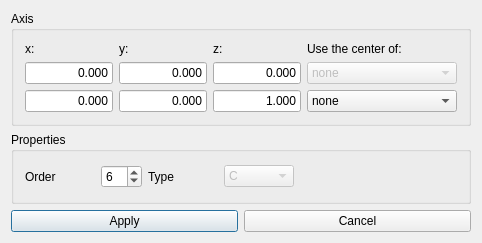
<?xml version="1.0" encoding="UTF-8"?>
<ui version="4.0">
 <class>dlg_symmetry</class>
 <widget class="QDialog" name="dlg_symmetry">
  <property name="geometry">
   <rect>
    <x>0</x>
    <y>0</y>
    <width>482</width>
    <height>243</height>
   </rect>
  </property>
  <property name="windowTitle">
   <string>Apply Symmetry</string>
  </property>
  <layout class="QVBoxLayout" name="verticalLayout_2">
   <item>
    <layout class="QVBoxLayout" name="verticalLayout">
     <item>
      <widget class="QGroupBox" name="groupBox">
       <property name="title">
        <string>Axis</string>
       </property>
       <layout class="QGridLayout" name="gridLayout">
        <item row="0" column="0">
         <widget class="QLabel" name="TextLabel1">
          <property name="sizePolicy">
           <sizepolicy hsizetype="Fixed" vsizetype="Fixed">
            <horstretch>0</horstretch>
            <verstretch>0</verstretch>
           </sizepolicy>
          </property>
          <property name="text">
           <string>x:</string>
          </property>
          <property name="wordWrap">
           <bool>false</bool>
          </property>
         </widget>
        </item>
        <item row="0" column="1">
         <widget class="QLabel" name="TextLabel2">
          <property name="sizePolicy">
           <sizepolicy hsizetype="Fixed" vsizetype="Fixed">
            <horstretch>0</horstretch>
            <verstretch>0</verstretch>
           </sizepolicy>
          </property>
          <property name="text">
           <string>y:</string>
          </property>
          <property name="wordWrap">
           <bool>false</bool>
          </property>
         </widget>
        </item>
        <item row="0" column="2">
         <widget class="QLabel" name="TextLabel3">
          <property name="sizePolicy">
           <sizepolicy hsizetype="Minimum" vsizetype="Preferred">
            <horstretch>0</horstretch>
            <verstretch>0</verstretch>
           </sizepolicy>
          </property>
          <property name="minimumSize">
           <size>
            <width>50</width>
            <height>0</height>
           </size>
          </property>
          <property name="text">
           <string>z:</string>
          </property>
          <property name="wordWrap">
           <bool>false</bool>
          </property>
         </widget>
        </item>
        <item row="0" column="3">
         <widget class="QLabel" name="textLabel1_3">
          <property name="text">
           <string>Use the center of:</string>
          </property>
          <property name="wordWrap">
           <bool>false</bool>
          </property>
         </widget>
        </item>
        <item row="1" column="0">
         <widget class="QLineEdit" name="m_pPoint1X">
          <property name="enabled">
           <bool>true</bool>
          </property>
          <property name="sizePolicy">
           <sizepolicy hsizetype="Fixed" vsizetype="Fixed">
            <horstretch>0</horstretch>
            <verstretch>0</verstretch>
           </sizepolicy>
          </property>
          <property name="minimumSize">
           <size>
            <width>50</width>
            <height>0</height>
           </size>
          </property>
          <property name="acceptDrops">
           <bool>true</bool>
          </property>
          <property name="text">
           <string>0.000</string>
          </property>
          <property name="maxLength">
           <number>32767</number>
          </property>
          <property name="cursorPosition">
           <number>5</number>
          </property>
          <property name="alignment">
           <set>Qt::AlignRight</set>
          </property>
          <property name="readOnly">
           <bool>false</bool>
          </property>
         </widget>
        </item>
        <item row="1" column="1">
         <widget class="QLineEdit" name="m_pPoint1Y">
          <property name="enabled">
           <bool>true</bool>
          </property>
          <property name="sizePolicy">
           <sizepolicy hsizetype="Fixed" vsizetype="Fixed">
            <horstretch>0</horstretch>
            <verstretch>0</verstretch>
           </sizepolicy>
          </property>
          <property name="minimumSize">
           <size>
            <width>50</width>
            <height>0</height>
           </size>
          </property>
          <property name="acceptDrops">
           <bool>true</bool>
          </property>
          <property name="text">
           <string>0.000</string>
          </property>
          <property name="maxLength">
           <number>32767</number>
          </property>
          <property name="cursorPosition">
           <number>5</number>
          </property>
          <property name="alignment">
           <set>Qt::AlignRight</set>
          </property>
          <property name="readOnly">
           <bool>false</bool>
          </property>
         </widget>
        </item>
        <item row="1" column="2">
         <widget class="QLineEdit" name="m_pPoint1Z">
          <property name="enabled">
           <bool>true</bool>
          </property>
          <property name="sizePolicy">
           <sizepolicy hsizetype="Minimum" vsizetype="Fixed">
            <horstretch>0</horstretch>
            <verstretch>0</verstretch>
           </sizepolicy>
          </property>
          <property name="minimumSize">
           <size>
            <width>50</width>
            <height>0</height>
           </size>
          </property>
          <property name="acceptDrops">
           <bool>true</bool>
          </property>
          <property name="text">
           <string>0.000</string>
          </property>
          <property name="maxLength">
           <number>32767</number>
          </property>
          <property name="cursorPosition">
           <number>5</number>
          </property>
          <property name="alignment">
           <set>Qt::AlignRight</set>
          </property>
          <property name="readOnly">
           <bool>false</bool>
          </property>
         </widget>
        </item>
        <item row="1" column="3">
         <widget class="QComboBox" name="m_pPdbFiles_2">
          <property name="enabled">
           <bool>false</bool>
          </property>
          <property name="sizePolicy">
           <sizepolicy hsizetype="Minimum" vsizetype="Minimum">
            <horstretch>0</horstretch>
            <verstretch>0</verstretch>
           </sizepolicy>
          </property>
          <property name="minimumSize">
           <size>
            <width>150</width>
            <height>0</height>
           </size>
          </property>
          <item>
           <property name="text">
            <string>none</string>
           </property>
          </item>
         </widget>
        </item>
        <item row="2" column="0">
         <widget class="QLineEdit" name="m_pPoint2X">
          <property name="enabled">
           <bool>true</bool>
          </property>
          <property name="sizePolicy">
           <sizepolicy hsizetype="Fixed" vsizetype="Fixed">
            <horstretch>0</horstretch>
            <verstretch>0</verstretch>
           </sizepolicy>
          </property>
          <property name="minimumSize">
           <size>
            <width>50</width>
            <height>0</height>
           </size>
          </property>
          <property name="acceptDrops">
           <bool>true</bool>
          </property>
          <property name="text">
           <string>0.000</string>
          </property>
          <property name="maxLength">
           <number>32767</number>
          </property>
          <property name="cursorPosition">
           <number>5</number>
          </property>
          <property name="alignment">
           <set>Qt::AlignRight</set>
          </property>
          <property name="readOnly">
           <bool>false</bool>
          </property>
         </widget>
        </item>
        <item row="2" column="1">
         <widget class="QLineEdit" name="m_pPoint2Y">
          <property name="enabled">
           <bool>true</bool>
          </property>
          <property name="sizePolicy">
           <sizepolicy hsizetype="Fixed" vsizetype="Fixed">
            <horstretch>0</horstretch>
            <verstretch>0</verstretch>
           </sizepolicy>
          </property>
          <property name="minimumSize">
           <size>
            <width>50</width>
            <height>0</height>
           </size>
          </property>
          <property name="acceptDrops">
           <bool>true</bool>
          </property>
          <property name="text">
           <string>0.000</string>
          </property>
          <property name="maxLength">
           <number>32767</number>
          </property>
          <property name="cursorPosition">
           <number>5</number>
          </property>
          <property name="alignment">
           <set>Qt::AlignRight</set>
          </property>
          <property name="readOnly">
           <bool>false</bool>
          </property>
         </widget>
        </item>
        <item row="2" column="2">
         <widget class="QLineEdit" name="m_pPoint2Z">
          <property name="enabled">
           <bool>true</bool>
          </property>
          <property name="sizePolicy">
           <sizepolicy hsizetype="Minimum" vsizetype="Fixed">
            <horstretch>0</horstretch>
            <verstretch>0</verstretch>
           </sizepolicy>
          </property>
          <property name="minimumSize">
           <size>
            <width>50</width>
            <height>0</height>
           </size>
          </property>
          <property name="acceptDrops">
           <bool>true</bool>
          </property>
          <property name="text">
           <string>1.000</string>
          </property>
          <property name="maxLength">
           <number>32767</number>
          </property>
          <property name="cursorPosition">
           <number>5</number>
          </property>
          <property name="alignment">
           <set>Qt::AlignRight</set>
          </property>
          <property name="readOnly">
           <bool>false</bool>
          </property>
         </widget>
        </item>
        <item row="2" column="3">
         <widget class="QComboBox" name="m_pPdbFiles">
          <property name="sizePolicy">
           <sizepolicy hsizetype="Minimum" vsizetype="Fixed">
            <horstretch>0</horstretch>
            <verstretch>0</verstretch>
           </sizepolicy>
          </property>
          <property name="minimumSize">
           <size>
            <width>150</width>
            <height>0</height>
           </size>
          </property>
          <item>
           <property name="text">
            <string>none</string>
           </property>
          </item>
         </widget>
        </item>
       </layout>
      </widget>
     </item>
     <item>
      <widget class="QGroupBox" name="groupBox_2">
       <property name="title">
        <string>Properties</string>
       </property>
       <layout class="QHBoxLayout" name="horizontalLayout_2">
        <item>
         <widget class="QLabel" name="textLabel2_2">
          <property name="minimumSize">
           <size>
            <width>70</width>
            <height>0</height>
           </size>
          </property>
          <property name="layoutDirection">
           <enum>Qt::RightToLeft</enum>
          </property>
          <property name="text">
           <string>Order</string>
          </property>
          <property name="wordWrap">
           <bool>false</bool>
          </property>
         </widget>
        </item>
        <item>
         <widget class="QSpinBox" name="m_pOrder">
          <property name="sizePolicy">
           <sizepolicy hsizetype="Preferred" vsizetype="Fixed">
            <horstretch>0</horstretch>
            <verstretch>0</verstretch>
           </sizepolicy>
          </property>
          <property name="minimumSize">
           <size>
            <width>0</width>
            <height>0</height>
           </size>
          </property>
          <property name="minimum">
           <number>2</number>
          </property>
          <property name="maximum">
           <number>50</number>
          </property>
          <property name="value">
           <number>6</number>
          </property>
         </widget>
        </item>
        <item>
         <widget class="QLabel" name="textLabel2">
          <property name="minimumSize">
           <size>
            <width>70</width>
            <height>0</height>
           </size>
          </property>
          <property name="layoutDirection">
           <enum>Qt::RightToLeft</enum>
          </property>
          <property name="text">
           <string>Type</string>
          </property>
          <property name="wordWrap">
           <bool>false</bool>
          </property>
         </widget>
        </item>
        <item>
         <widget class="QComboBox" name="m_pType">
          <property name="enabled">
           <bool>false</bool>
          </property>
          <property name="minimumSize">
           <size>
            <width>70</width>
            <height>0</height>
           </size>
          </property>
          <item>
           <property name="text">
            <string>C</string>
           </property>
          </item>
          <item>
           <property name="text">
            <string>D</string>
           </property>
          </item>
         </widget>
        </item>
        <item>
         <spacer name="spacer7">
          <property name="orientation">
           <enum>Qt::Horizontal</enum>
          </property>
          <property name="sizeType">
           <enum>QSizePolicy::Expanding</enum>
          </property>
          <property name="sizeHint" stdset="0">
           <size>
            <width>322</width>
            <height>20</height>
           </size>
          </property>
         </spacer>
        </item>
       </layout>
      </widget>
     </item>
    </layout>
   </item>
   <item>
    <layout class="QHBoxLayout" name="horizontalLayout">
     <item>
      <widget class="QPushButton" name="m_pApply">
       <property name="text">
        <string>Apply</string>
       </property>
      </widget>
     </item>
     <item>
      <widget class="QPushButton" name="m_pCancel">
       <property name="text">
        <string>Cancel</string>
       </property>
      </widget>
     </item>
    </layout>
   </item>
  </layout>
 </widget>
 <layoutdefault spacing="6" margin="11"/>
 <pixmapfunction>qPixmapFromMimeSource</pixmapfunction>
 <tabstops>
  <tabstop>m_pApply</tabstop>
  <tabstop>m_pCancel</tabstop>
 </tabstops>
 <resources/>
 <connections/>
</ui>
